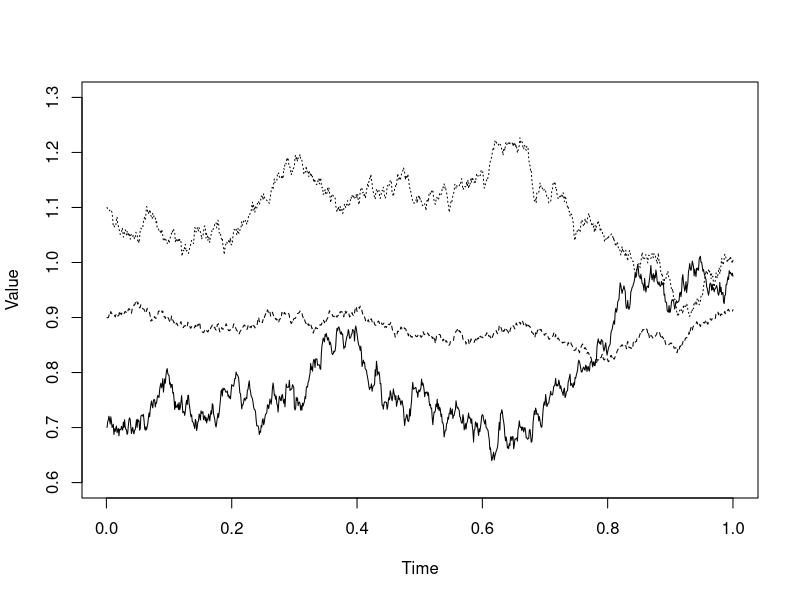
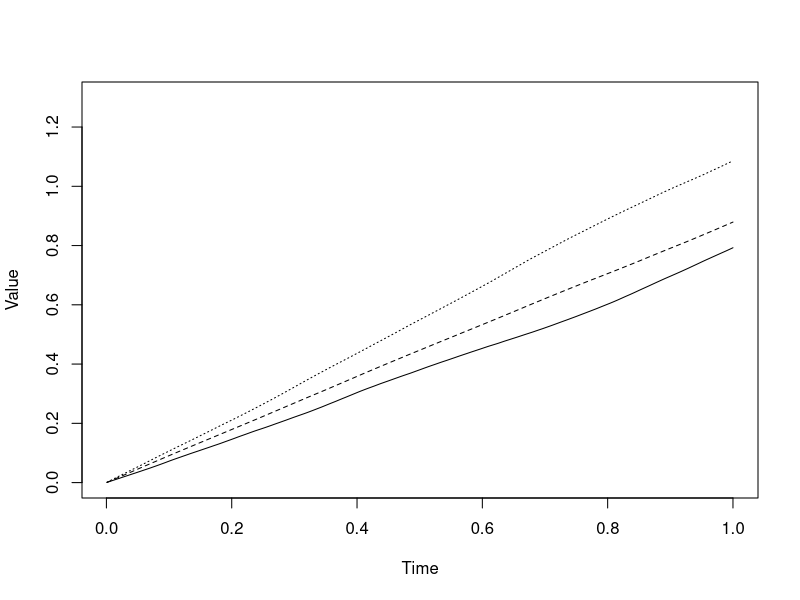
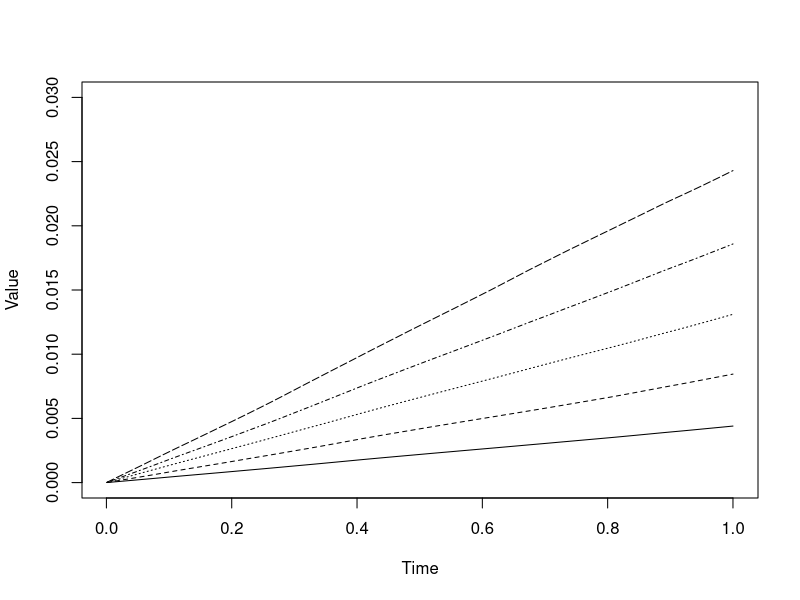
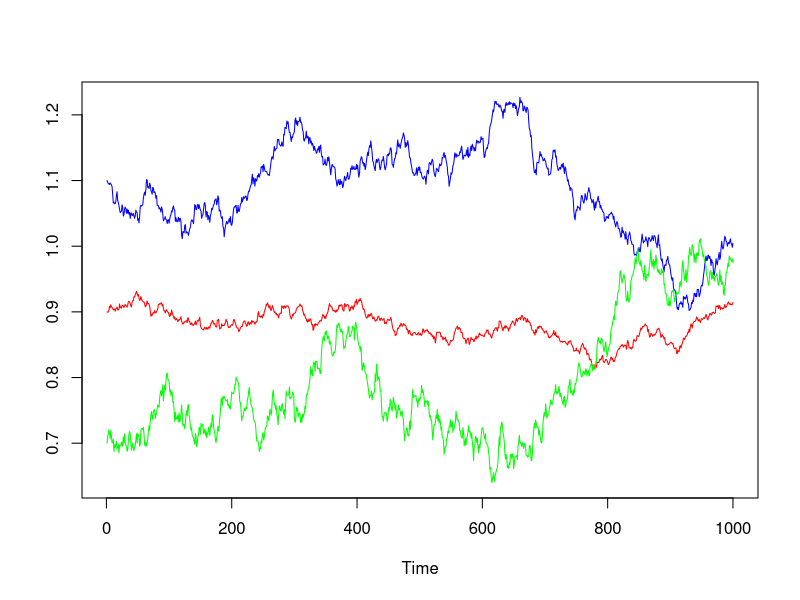
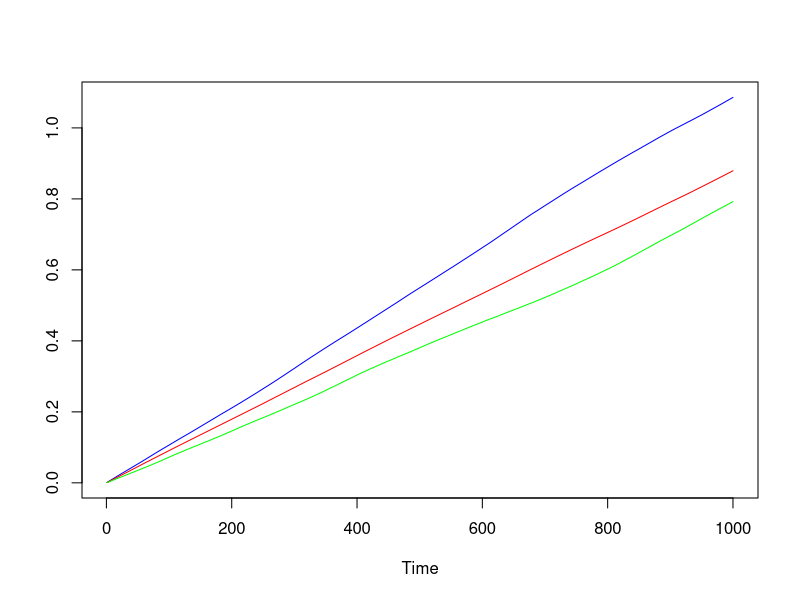
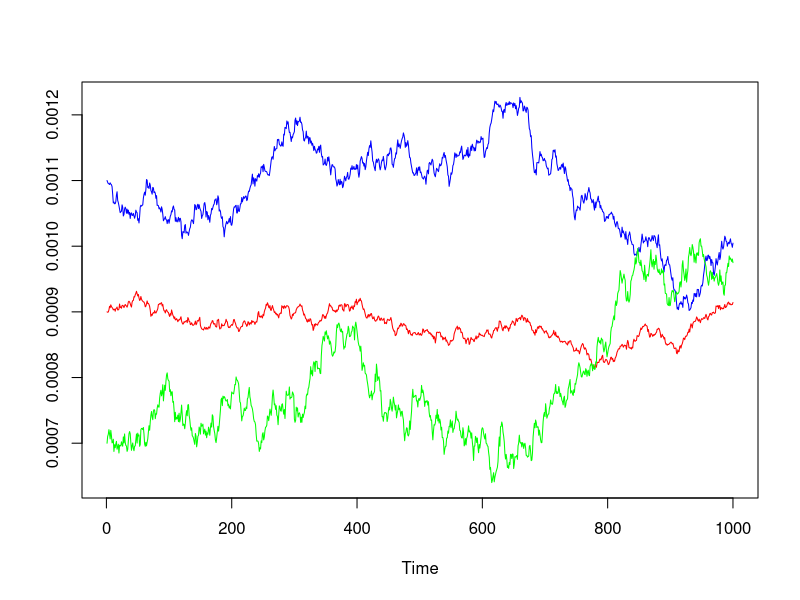

R code for these plots, in order:

mu=c(.3, .2, .1);
m=length(mu)
covMat=cbind(c(1, .2, -.3), c(.2, 1, .1), c(-.3, .2, 1))
sig=c(.2, .1, .3)

for(i in c(1:m)){
	for(j in c(1:m)){
		covMat[i, j]=covMat[i, j]*sig[i]*sig[j]
	}
}

q=1/10000
z0=cbind(c(1.1, .9, .7))
sigma=t(chol(covMat))

t=1
timeSteps=1000
dt=t/timeSteps
mu=diag(mu)
z=matrix(ncol=timeSteps, nrow=m)
z[, 1]=z0
n=5 #number of loans
w=matrix(nrow=n, ncol=m)
w[1, 1]=.17
w[1, 2]=.44
w[1,3]=.39
w[2, 1]=.04
w[2, 2]=.47
w[2, 3]=.49
w[3, 1]=.02
w[3, 2]=.87
w[3, 3]=.11
w[4, 1]=.41
w[4, 2]=.19
w[4, 3]=.4
w[5, 1]=.52
w[5, 2]=.31
w[5, 3]=.17


#for(i in c(1:n)){
#	wt=runif(m, 0, 1)
#	wt=wt/sum(wt)
#	wt=round(wt, 2)
#	w[i, ]=wt
#}
#l=round(rgamma(n, 10, 1/100))
#r=round(runif(n, 0, 1), 2)
p=c(1:n)*.005
r=c(.13, .15, .18, .14, .78)


l=c(987, 2104, 1264, 576, 377)
#lambda0=0
lambda0=sum(r*l)
r=c(1:n)*0


el=function(z){
	muV=diag(mu)
	myEl=0
	for(j in c(1:m)){
		myEl=myEl+(z[j]/muV[j])*(1-exp(-muV[j]*t))*(z0[j ]-1)+z[j]*t
	}
	return(myEl)
	#return(t+sum((z/muV)*(1-exp(-muV*t))*(t(z0)-1)))
}
vl=function(z1, z2){
	myVar=0
	myA=diag(mu)
	for(i in c(1:m)){
		for(j in c(1:m)){
			myT=t-(1-exp(-myA[i]*t))/myA[i]-(1-exp(-myA[j]*t))/myA[j]
			myT=myT+(1-exp(-(myA[i]+myA[j])*t))/(myA[i]+myA[j])
			myVar=myVar+myT*((covMat[i, j]*z1[i]*z2[j])/(myA[i]*myA[j]))
		}
	
	}
	return(myVar)
}
ek=rbind((p*l))%*%w
ek2=rbind((p*l*l))%*%w
lambda=sum(r*l)

ELnL=el(ek)*(1+q*(lambda+lambda0))

VLnL=(vl(ek, ek)+el(ek2))*(1+q*(lambda+lambda0))^2+el(ek)*(lambda+lambda0)*(lambda+lambda0)*q

marginalE=function(k){
	marg=p[k]*l[k]*el(w[k, ])*(1+q*lambda0)+el(ek)*q*r[k]*l[k]
	return(marg)

}
marginalV=function(k){
	v=(vl(ek, ek)+el(ek2))
	ex=el(ek)
	marg=p[k]*l[k]*l[k]*el(w[k, ])+p[k]*l[k]*vl(w[k,], ek)
	marg=marg*(1+q*lambda0)^2+p[k]*l[k]*q*lambda0*lambda0*el(w[k, ])
	marg=marg+2*r[k]*l[k]*q*v+r[k]*l[k]*q*q*(lambda+2*lambda0)*v
	marg=marg+r[k]*l[k]*(lambda+2*lambda0)*q*ex
	return(marg/sqrt(VLnL))
}
ex=0
ev=0
for(i in c(1:n)){
	print(marginalV(i)+marginalE(i))
	ex=ex+marginalE(i)
	ev=ev+marginalE(i)+marginalV(i)
}
ELnL+sqrt(VLnL)
ev
ex

vl(c(1, 1, 1), c(1, 1, 1))

for(i in c(1:(timeSteps-1))){
	
	x=cbind(rnorm(m, 0, sqrt(dt)))
	z[, i+1]=z[ ,i]+mu%*%(cbind(c(1:m)/c(1:m))-z[, i])*dt+sigma%*%x
} 
Y=sapply(c(1:m), function(i){cumsum(z[i, ]*dt)})
iY=sapply(c(1:m), function(i){z[i, ]*dt})
plot(c(1:timeSteps)*dt, z[3, ], type='l', ylim=c(.6, 1.3), ylab="Value", xlab="Time")
lines(c(1:timeSteps)*dt, z[2, ], lty=2)
lines(c(1:timeSteps)*dt, z[1, ], lty=3)


plot(c(1:timeSteps)*dt, Y[, 3], type='l', ylim=c(0, 1.3), ylab="Value", xlab="Time")
lines(c(1:timeSteps)*dt, Y[, 2 ], lty=2)
lines(c(1:timeSteps)*dt, Y[ ,1], lty=3)


weightedY=w%*%t(Y)
totalP=sapply(c(1:timeSteps), function(i){weightedY[, i]*p})

plot(c(1:timeSteps)*dt, totalP[1, ],  type='l', ylim=c(0, .03), ylab="Value", xlab="Time")
lines(c(1:timeSteps)*dt, totalP[2, ], lty=2)
lines(c(1:timeSteps)*dt, totalP[3, ], lty=3)
lines(c(1:timeSteps)*dt, totalP[4, ], lty=4)
lines(c(1:timeSteps)*dt, totalP[5, ], lty=5)



ts.plot(t(z), col=c("blue", "red", "green"))
ts.plot(Y, col=c("blue", "red", "green"))
ts.plot(iY, col=c("blue", "red", "green"))